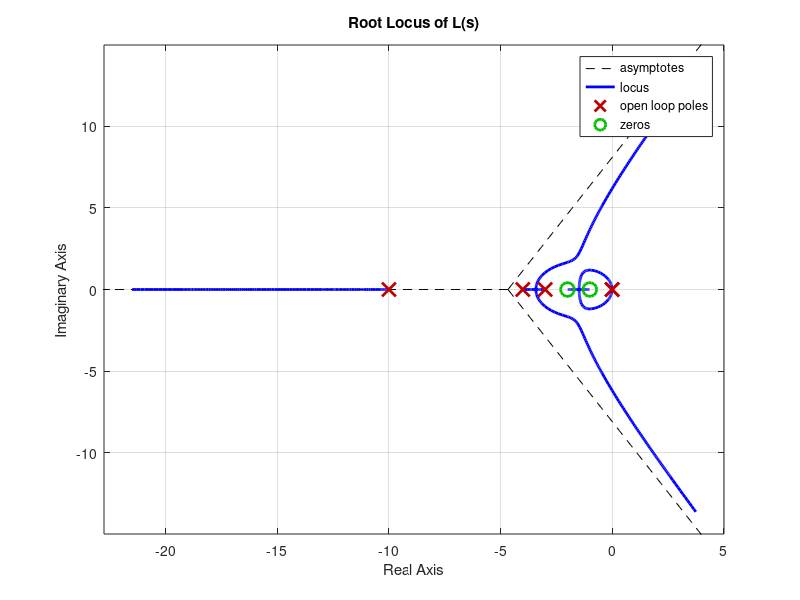
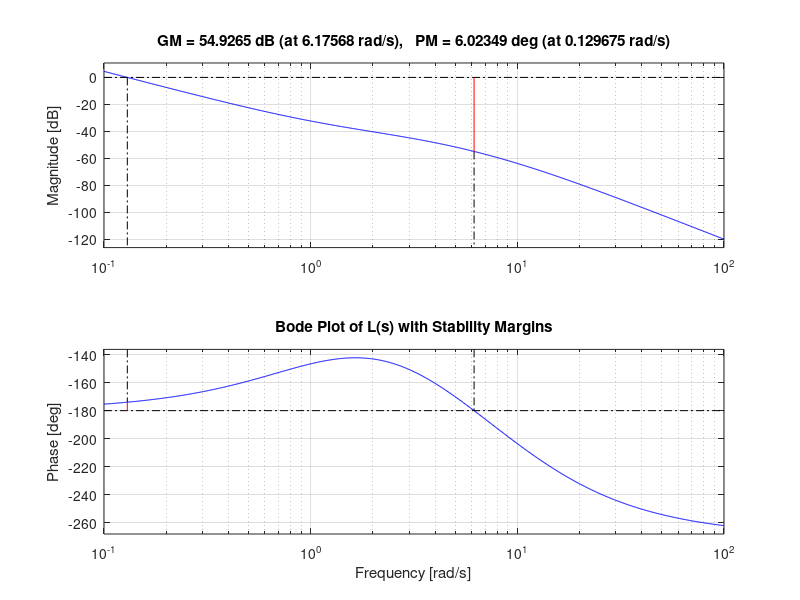

MATLAB code for these plots, in order: (Note: this script raises an error after producing the figures.)
% DC_lab4.m
% Exercise 1: Analysis of L(s) = (s+1)(s+2) / [ s^2 (s+3)(s+4)(s+10) ]

%% 1. 定义开环传递函数 L(s)
num = conv([1,1], [1,2]);                             % (s+1)(s+2)
den = conv([1,0,0], conv([1,3], conv([1,4], [1,10])));% s^2*(s+3)*(s+4)*(s+10)
L = tf(num, den);

%% 2. 根轨迹 (root locus)
figure('Name','Root Locus');
rlocus(L);
grid on;
title('Root Locus of L(s)');

%% 3. Bode 幅相特性及稳定性裕度
figure('Name','Bode Plot with Margins');
margin(L);                % 绘制 Bode 并自动标出 GM/PM
grid on;
title('Bode Plot of L(s) with Stability Margins');

% 打开 Data Cursor 模式，方便在图上点击读取数值
dcm = datacursormode(gcf);
set(dcm,'Enable','on','SnapToDataVertex','on');

% 用 margin() 提取增益/相位裕度及对应频率
[Gm, Pm, Wcg, Wcp] = margin(L);
GainMargin_dB = 20*log10(Gm);  % 转为 dB
GMFrequency   = Wcp;            % 对应增益裕度的频率 (rad/s)
PhaseMargin   = Pm;             % 相位裕度 (°)
PMFrequency   = Wcg;            % 对应相位裕度的频率 (rad/s)

%% 4. Nyquist 图 & 全部裕度
figure('Name','Nyquist Plot');
nyquist(L);
grid on;
title('Nyquist Plot of L(s)');
% 如需去掉负频率：右键 → Show → 取消 “Negative frequencies”
% 如需标出裕度 ：右键 → Characteristics → All Stability Margins

% 用 allmargin() 提取 Delay Margin 和稳定性标志
AM = allmargin(L);
DelayMargin = AM.DelayMargin;   % 时延裕度 (s)
DMFrequency = AM.DMFrequency;   % 对应频率 (rad/s)
isStable    = AM.Stable;        % 布尔：1=Stable, 0=Unstable

%% 5. 闭环稳定性校验 (K=1)
CL = feedback(L, 1);
if isstable(CL)
    ClosedLoopStatus = 'Stable';
else
    ClosedLoopStatus = 'Unstable';
end

%% 6. 输出所有结果，方便拷贝到报告
fprintf('\n---- Results ----\n');
fprintf('GainMargin   = %.2f dB\n',             GainMargin_dB);
fprintf('GMFrequency  = %.2f rad/s\n',         GMFrequency);
fprintf('PhaseMargin  = %.2f°\n',              PhaseMargin);
fprintf('PMFrequency  = %.2f rad/s\n',         PMFrequency);
fprintf('DelayMargin  = %.4f s\n',             DelayMargin);
fprintf('DMFrequency  = %.2f rad/s\n',         DMFrequency);
fprintf('Closed-loop  = %s\n',                  ClosedLoopStatus);
fprintf('allmargin-> Stable flag = %d (1=Stable,0=Unstable)\n', isStable);
